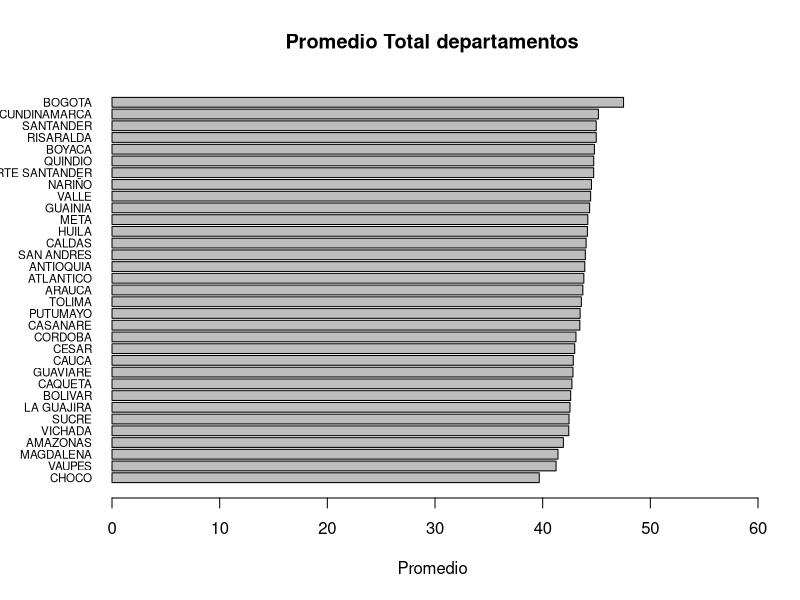

Reproduce this figure in R.
setwd("C:/Users/EQUIPO JOSE/Dropbox/8 semestre/Estadistica Descriptiva/Trabajo_Final_EDAED/Bases_de_Datos")

# Lectura de la base de datos
Departamentos<-read.csv2("Departamentos.csv",enc="latin1")
str(Departamentos)
newdata <- Departamentos[order(Departamentos$Promedio),]

#name=c(as.character(Departamentos$DEPARTAMENTO))
op<-par(no.readonly = TRUE)
par(mar=op$mar+c(0,1.5,0,0))


barplot(newdata $Promedio,names = newdata $DEPARTAMENTO,horiz=TRUE,las=1, main="Promedio Total departamentos ", 
        xlab="Promedio ",cex.names=0.7,xlim=c(0,60))


